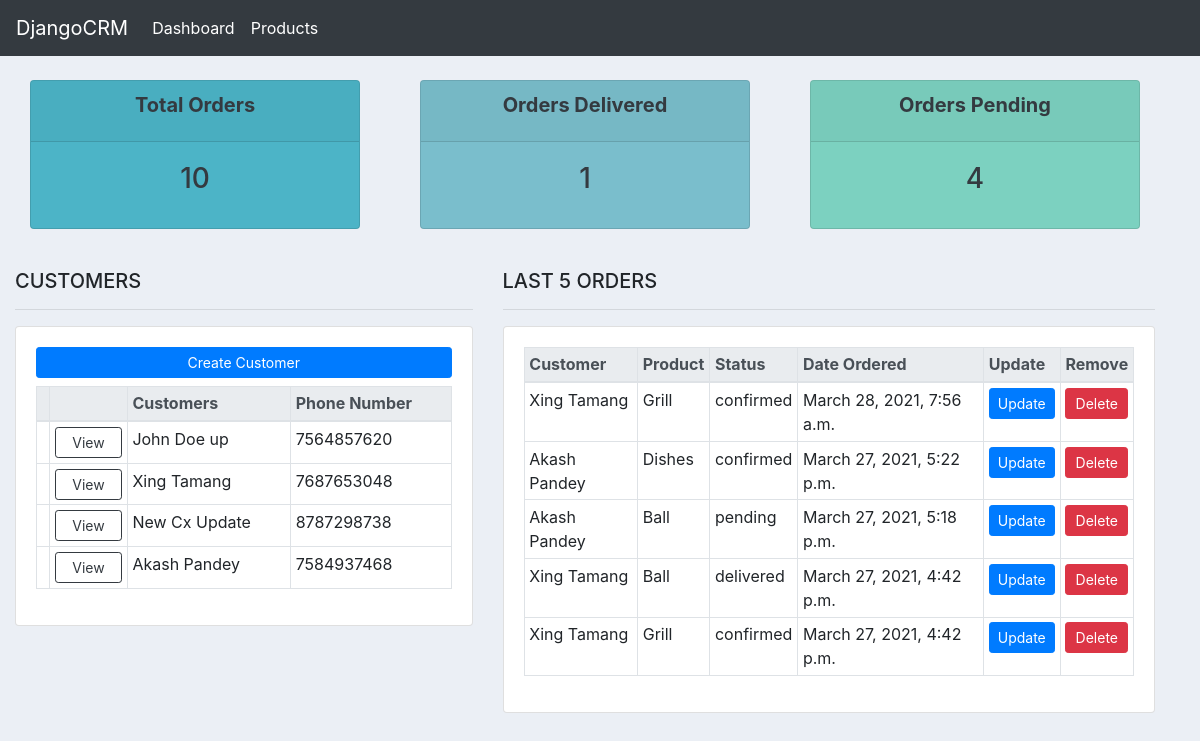
Before: / with the older database file.
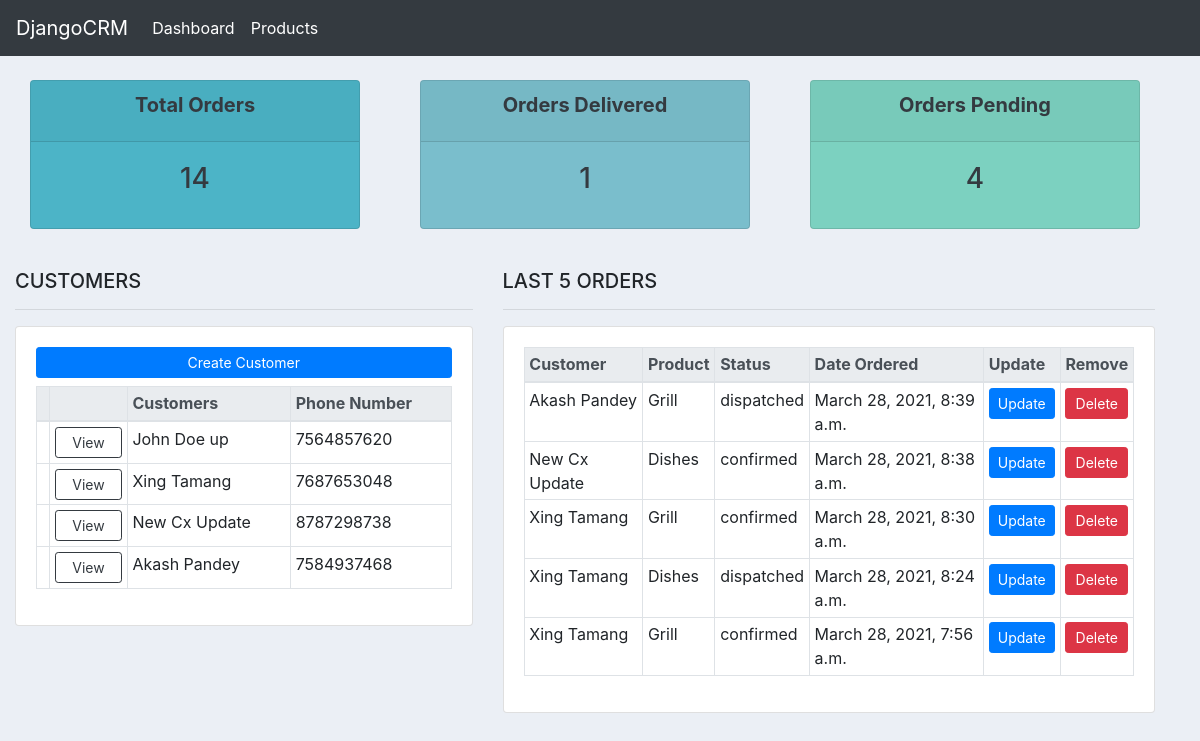
After: the same page with the newer database file.
### accounts/models.py (models this page shows)
class Customer(models.Model):
    name = models.CharField(max_length=250, null=True)
    phone = models.CharField(max_length=250, null=True)
    email = models.CharField(max_length=250, null=True)
    create_date = models.DateTimeField(auto_now=True)
    write_date = models.DateTimeField(auto_now_add=True)
    def __str__(self):
        return self.name

class Order(models.Model):
    STATUS = (
        ('pending', 'Pending'),
        ('confirmed', 'Confirmed'),
        ('dispatched', 'Dispatched'),
        ('delivered', 'Delivered'),
    )
    customer = models.ForeignKey("accounts.Customer", on_delete=models.SET_NULL, null=True)
    product = models.ForeignKey("accounts.Product", on_delete=models.SET_NULL, null=True)
    create_date = models.DateTimeField(auto_now=True)
    write_date = models.DateTimeField(auto_now_add=True)
    status = models.CharField(choices=STATUS, max_length=250, null=True)

class Product(models.Model):
    CATEGORY = (
        ('indoor', 'Indoor'),
        ('outdoor', 'Outdoor'),
    )
    STATUS = (
        ('active', 'Active'),
        ('inactive', 'Inactive'),
    )
    name = models.CharField(max_length=250, null=True)
    price = models.FloatField(null=True)
    category = models.CharField(max_length=250, null=True, choices=CATEGORY)
    description = models.CharField(max_length=250, null=True, blank=True)
    tags = models.ManyToManyField("accounts.Tag")
    status = models.CharField(choices=STATUS, max_length=250, default='active')
    create_date = models.DateTimeField(auto_now=True)
    write_date = models.DateTimeField(auto_now_add=True)
    def __str__(self):
        return self.name

### accounts/views.py (the view)
# urls.py: path('', home_view, name='home'),
def home_view(request):
    total_orders = Order.objects.all().count()
    total_customers = Customer.objects.all().count()
    pending_orders = Order.objects.filter(status='pending').count()
    delivered_orders = Order.objects.filter(status='delivered').count()
    customer_objs = Customer.objects.all()
    order_objs = Order.objects.all().order_by('-id')[0:5]
    context = {'customer_objs': customer_objs, 'order_objs': order_objs,
    'total_orders': total_orders, 'delivered_orders': delivered_orders, 'pending_orders': pending_orders,}
    return render(request, 'accounts/home.html', context=context)

### accounts/templates/accounts/home.html (shortened to what this page needs)
{% extends 'accounts/main.html' %}
{% block content %}
{% include 'accounts/status.html' %}
<br>
<div class="row container-fluid">
    <div class="col-md-5">
        <h5>CUSTOMERS</h5>
        <hr>
        <div class="card card-body">
            <a href="{% url 'create-customer' %}" class="mb-2 btn btn-primary btn-sm btn-block">Create Customer</a>
            <table class="table table-sm table-bordered table-hover">
                <thead class="thead-light">
                    <tr>
                        <th></th>
                        <th></th>
                        <th>Customers</th>
                        <th>Phone Number</th>
                    </tr>
                </thead class="thead-light">
                {% for cx in customer_objs %}
                    <tr>
                        <td></td>
                        <td><a href="{% url 'customer' cx.id %}" class="btn btn-sm btn-block btn-outline-dark">View</a></td>
                        <td>{{ cx.name }}</td>
                        <td>{{ cx.phone }}</td>
                    </tr>
                {% endfor %}
            </table>
        </div>
    </div>
    <div class="col-md-7">
        <h5>LAST 5 ORDERS</h5>
        <hr>
        <div class="card card-body">
            <div class="table-responsive">
                <table class="table table-sm table-bordered table-hover">
                    <thead class="thead-light">
                        <tr>
                            <th>Customer</th>
                            <th>Product</th>
                            <th>Status</th>
                            <th>Date Ordered</th>
                            <th>Update</th>
                            <th>Remove</th>
                        </tr>
                    </thead class="thead-light">
                    {% for order in order_objs %}
                        <tr>
                            <td>{{ order.customer }}</td>
                            <td>{{ order.product }}</td>
                            <td>{{ order.status }}</td>
                            <td>{{ order.create_date }}</td>
                            <td><a href="{% url 'update-order' order.id %}" class="btn btn-primary btn-sm btn-block">Update</a></td>
                            <td><a href="#" class="btn btn-danger btn-sm btn-block">Delete</a></td>
                        </tr>
                    {% endfor %}
                </table>
            </div>
        </div>
    </div>
</div>
{% endblock content %}

Changed rows visible on the page:
no longer on this page (row unchanged): Order: customer "Akash Pandey", product "Dishes", status "confirmed", create_date "March 27, 2021, 5:22 p.m."
no longer on this page (row unchanged): Order: customer "Akash Pandey", product "Ball", status "pending", create_date "March 27, 2021, 5:18 p.m."
no longer on this page (row unchanged): Order: customer "Xing Tamang", product "Ball", status "delivered", create_date "March 27, 2021, 4:42 p.m."
no longer on this page (row unchanged): Order: customer "Xing Tamang", product "Grill", status "confirmed", create_date "March 27, 2021, 4:42 p.m."
added Order: customer "Akash Pandey", product "Grill", status "dispatched", create_date "March 28, 2021, 8:39 a.m."
added Order: customer "New Cx Update", product "Dishes", status "confirmed", create_date "March 28, 2021, 8:38 a.m."
added Order: customer "Xing Tamang", product "Grill", status "confirmed", create_date "March 28, 2021, 8:30 a.m."
added Order: customer "Xing Tamang", product "Dishes", status "dispatched", create_date "March 28, 2021, 8:24 a.m."
Other visible differences:
{{ total_orders }}: "10" → "14"
